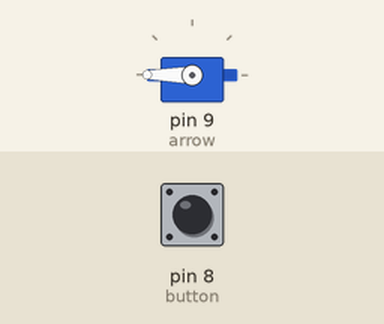
Simulated run of this sketch. Board: Arduino Uno, built with avr-gcc and run on an emulated ATmega328P. Parts: servo. Inputs (shaded band) come from the test bench; at power-on: pin 8 (button) HIGH. Random numbers use the default seed unless the sketch sets one; what the sketch prints to the serial monitor is not drawn.

Above: at 1.2 s.
1.3 s: pin 8 (button) pulled LOW for 1 s
At 3.9 s:
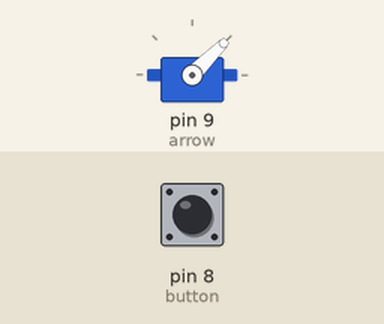
4.2 s: pin 8 (button) pulled LOW for 3.2 s
At 8.6 s:
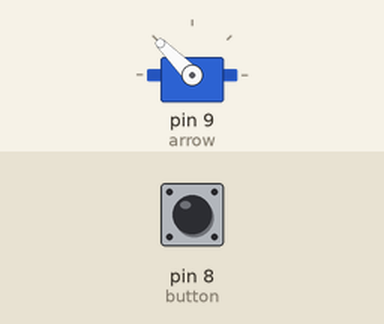
8.9 s: pin 8 (button) pulled LOW for 0.15 s
At 10.4 s:
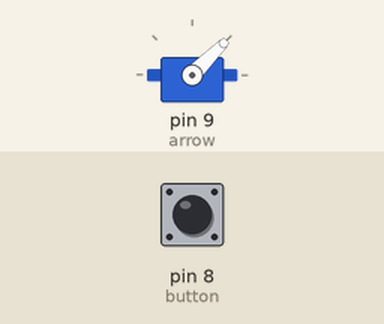
Timing chart, 0 to 11.9 s (numbered marks = the images above; inputs shaded):
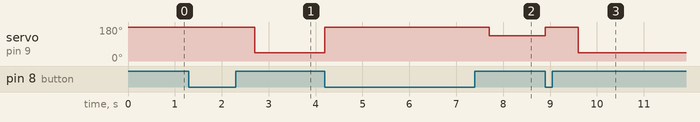

The sketch:

decisionBot.ino
```cpp
#include <Servo.h>

// Some alias that help us understand and read the code. Change de numbers here and the angles will change everywhere!
#define THINK_ANGLE 180   //angle of the "THINK" position
#define YES_ANGLE 135     //angle of the "YES" position
#define MAYBE_ANGLE 90    //angle of the "MAYBE" position
#define NO_ANGLE 45       //angle of the "NO" position

//Assign a number of Pin from your Arduino board. You can change the number but you need to move your Arduino wires!
#define arrow 9     //port used for the motor controlling the arrow
#define button 8    //port used for connecting the button

//assign values to different options. We'll use this later.
#define YES 1
#define MAYBE 2
#define NO 3


Servo motor;        //starts motor
void setup() {

  randomSeed(analogRead(0));    // a seed improves the randomness by provding diferent values that will make your options less likely to repeat.
  motor.attach(arrow);          // to move the arrow we need to connect it to the motor by adding the number of Pin that we defined before.
  motor.write(THINK_ANGLE);     // moves your arrow to the starting position, Thinking.
  pinMode(button, INPUT_PULLUP);//starts the button

  Serial.begin(115200);
}

void loop() {

  bool buttonState = digitalRead(button);   // save the state of the button in a variable to know if you are pressing the button or not.
  int thinkResult = 0;
  if (!buttonState) {
    Serial.print("ThinkAction ");
    motor.write(THINK_ANGLE);
    thinkResult = thinkAction();
    Serial.print(" - ");
    Serial.print(thinkResult);
    Serial.print(" - ");
  }
  if (thinkResult == YES) {
    yes();
  }
  else if (thinkResult == MAYBE) {
    maybe();
  }
  else if (thinkResult == NO) {
    no();
  }
}

int thinkAction() {
  int number = biasedRandom();
  delay(700);
  return number;
}

void thinking() {
  motor.write(THINK_ANGLE);
  Serial.print("thinking - ");
}

void yes() {
  motor.write(YES_ANGLE);
  Serial.println("yes");
}

void maybe() {
  motor.write(MAYBE_ANGLE);
  Serial.println("maybe");
}

void no() {
  motor.write(NO_ANGLE);
  Serial.println("no");
}

int biasedRandom() {
  //here you define how often each option will appear by creating a bias.
  long number = random(0, 10); //create a new number from 0 to 10 (10 not included)
  Serial.print(number);
  if (number < 5)
    return YES;
  else if (number < 7)
    return MAYBE;
  else
    return NO;
}
```

Measured:
- after the input at 1.3 s, servo on pin 9 (arrow): 180° → 45° after 1.4 s
- after the input at 4.2 s, servo on pin 9 (arrow): 45° → 180° at once, → 135° 3.5 s later
- after the input at 8.9 s, servo on pin 9 (arrow): 135° → 180° at once, → 45° 0.70 s later
